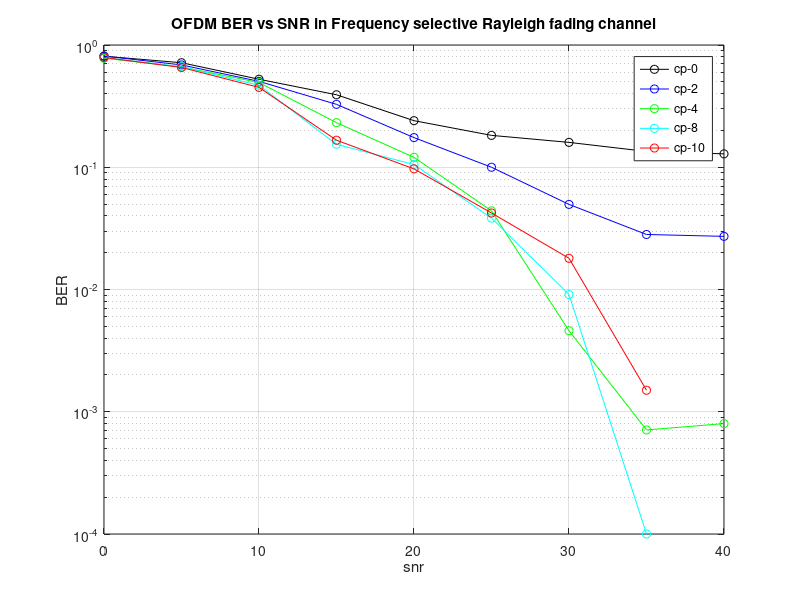

The MATLAB source for this figure:
 a=0:5:40
 b=[0.8098 0.71634 0.5246744 0.391667 0.2404 0.182291 0.15976 0.1347 0.12871]
 c=[0.812 0.6873 0.5041 0.32708 0.1748 0.1 0.0496744 0.02819 0.02721]
 d=[0.78 0.6619 0.4932 0.23164 0.1205 0.044 0.0046 0.00071 0.0008]
 e=[0.79 0.664322 0.4678 0.1542 0.1052 0.03834 0.0091 0.0001 0]
 f=[0.79 0.655 0.45 0.1664 0.097 0.042256 0.018 0.0015 0.000]
 semilogy(a,b,'-ok');grid;hold on
 semilogy(a,c,'-ob');grid;hold on
 semilogy(a,d,'-og');grid;hold on
 semilogy(a,e,'-oc');grid;hold on
 semilogy(a,f,'-or');grid;hold off
 title('OFDM BER vs SNR in Frequency selective Rayleigh fading channel');
xlabel('snr');
ylabel('BER');
legend('cp-0','cp-2','cp-4','cp-8','cp-10')
